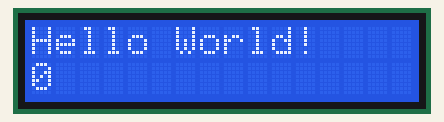
This sketch was run on a simulated Arduino Uno, built with avr-gcc and run on an emulated ATmega328P. Parts: 16×2 character LCD.

Above: at 0.1 s.
At 4.1 s:
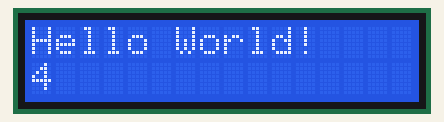
At 9.1 s:
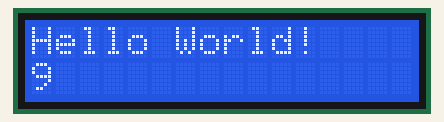
At 19.1 s:
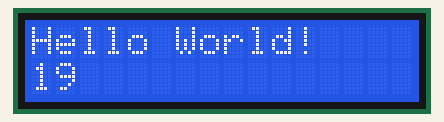
At 29.1 s:
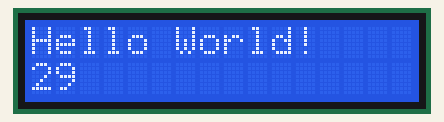
At 39.1 s:
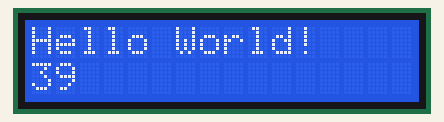

Measured:
- what the display in image 1 shows lasts 1.0 s, from 4.0 s to 5.0 s

The sketch:

display_HelloWorld_counter.ino
```cpp
#include <LCD.h>
#include <LiquidCrystal_I2C.h>
#include <Wire.h> //Bibliotheken: https://arduino-info.wikispaces.com/LCD-Blue-I2C


#define I2C_ADDR 0x3F // <<----- Add your address here. Find it from I2C Scanner
#define BACKLIGHT_PIN 3
#define En_pin 2
#define Rw_pin 1
#define Rs_pin 0
#define D4_pin 4
#define D5_pin 5
#define D6_pin 6
#define D7_pin 7


LiquidCrystal_I2C lcd(I2C_ADDR,En_pin,Rw_pin,Rs_pin,D4_pin,D5_pin,D6_pin,D7_pin);

void setup()
{
lcd.begin (16,2); // <<----- My LCD was 16x2
lcd.setBacklightPin(BACKLIGHT_PIN,POSITIVE);
lcd.setBacklight(HIGH);
lcd.print("Hello World!");

}

void loop()
{
lcd.setCursor (0, 1);           //unten wird ein counter ausgegeben
lcd.print(millis()/1000);


}
```

HelloWord.c
```cpp
#include<stdio.h>
#include<stdlib.h>

int main(void)
{
    long long foo = 1;
    while(1)
    {
      printf("%lli: HEY LINDAjseklfnsejfsfsfsfsfsfffsfsdfsfsfsdfsdfsfsdfsdfsfsdfsfsdfk\n", foo);
      ++foo;
    }
    return 0;
}
```
